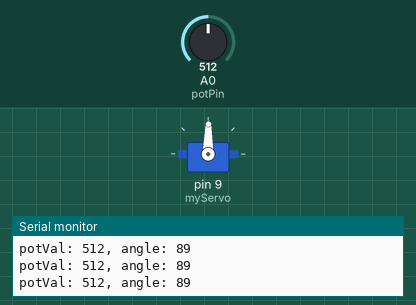
Bench run of a sketch on a simulated Arduino Uno, built with avr-gcc and run on an emulated ATmega328P. On the bench: servo, the last lines printed to the serial monitor. The inputs (shaded band) are chosen by the test bench; at power-on: A0 (potPin) = 512.

Above: at 1.2 s.
1.3 s: A0 (potPin) set to 564
At 2.4 s:
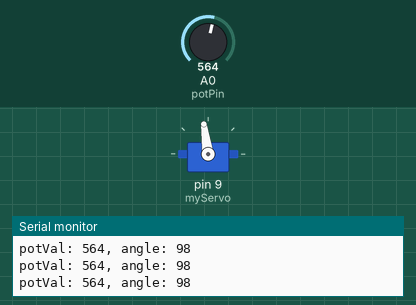
4.3 s: A0 (potPin) set to 586
At 5.5 s:
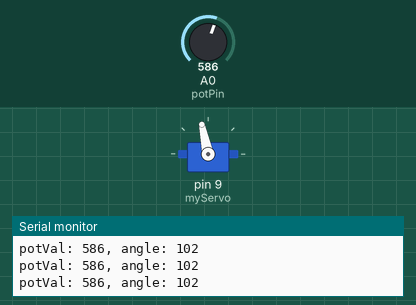
5.8 s: A0 (potPin) set to 306
At 6.3 s:
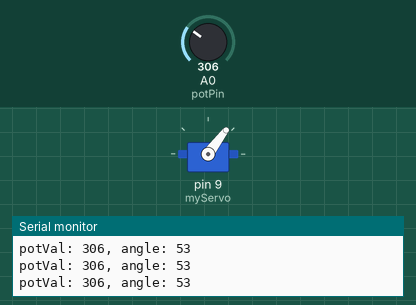
7.3 s: A0 (potPin) set to 110
At 8.0 s:
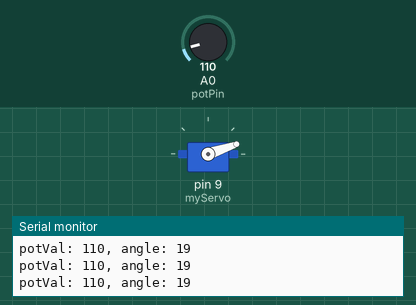
8.8 s: A0 (potPin) set to 91
At 9.3 s:
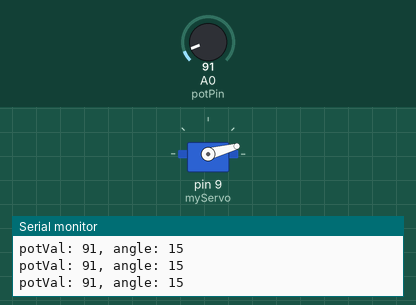
11.8 s: A0 (potPin) set to 716
At 12.8 s:
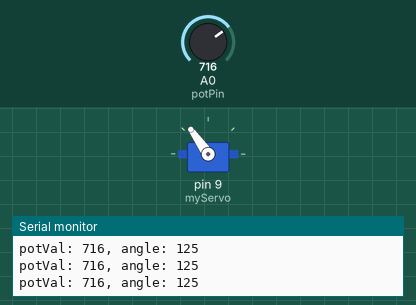
Timing chart, 0 to 14.3 s (numbered marks = the images above; inputs shaded):
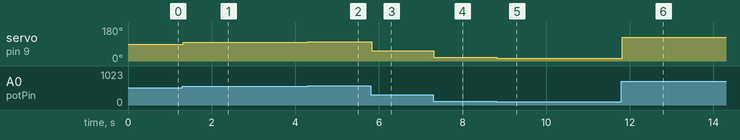

The sketch:

script.ino
```cpp
#include <Servo.h>

Servo myServo;

int const potPin = A0;
int potVal;
int angle;

void setup(){
    //Start serial monitor
    Serial.begin(9600);
    myServo.attach(9);
}
void loop(){
    potVal = analogRead(potPin);
    Serial.print("potVal: ");
    Serial.print(potVal);

    angle = map(potVal, 0, 1023, 0, 179);
    Serial.print(", angle: ");
    Serial.print(angle);
    Serial.print("\n");

    myServo.write(angle);
    delay(15);

}
```

Measured:
- after the input at 1.3 s, servo on pin 9 (myServo): 89° → 98° at once
- after the input at 4.3 s, servo on pin 9 (myServo): 98° → 102° at once
- after the input at 5.8 s, servo on pin 9 (myServo): 102° → 53° at once
- after the input at 7.3 s, servo on pin 9 (myServo): 53° → 19° at once
- after the input at 8.8 s, servo on pin 9 (myServo): 19° → 15° at once
- after the input at 11.8 s, servo on pin 9 (myServo): 15° → 125° at once
